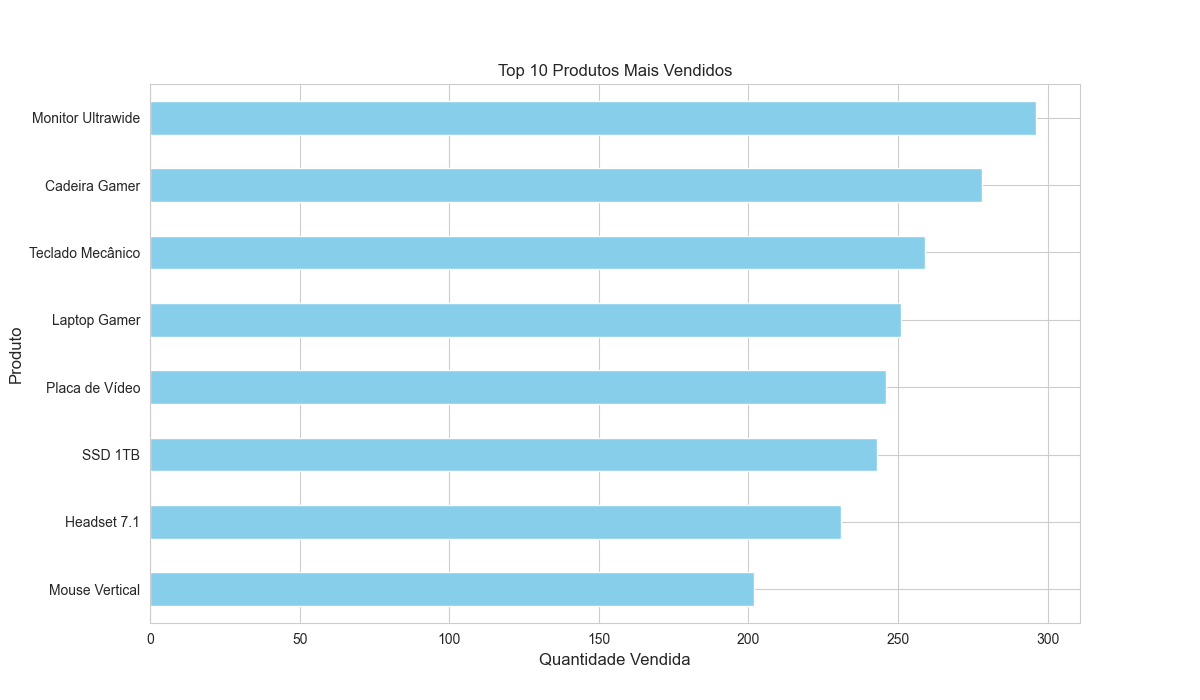

This figure's Python source:
#%%
import pandas as pd
import numpy as np
import matplotlib.pyplot as plt
import seaborn as sns
import random as rd
from datetime import datetime, timedelta

# Definição da função para gerar dados fictícios de vendas
def gerar_dados_ficticios(num_registros = 600):
    produtos = {
        'Laptop Gamer': {'categoria': 'Eletrônicos', 'preco': 7500.00},
        'Mouse Vertical': {'categoria': 'Acessórios', 'preco': 250.00},
        'Teclado Mecânico': {'categoria': 'Acessórios', 'preco': 550.00},
        'Monitor Ultrawide': {'categoria': 'Eletrônicos', 'preco': 2800.00},
        'Cadeira Gamer': {'categoria': 'Móveis', 'preco': 1200.00},
        'Headset 7.1': {'categoria': 'Acessórios', 'preco': 800.00},
        'Placa de Vídeo': {'categoria': 'Hardware', 'preco': 4500.00},
        'SSD 1TB': {'categoria': 'Hardware', 'preco': 600.00}
    }

    lista_produtos = list(produtos.keys())

    cidades_estados = {
        'São Paulo': 'SP', 'Rio de Janeiro': 'RJ', 'Belo Horizonte': 'MG',
        'Porto Alegre': 'RS', 'Salvador': 'BA', 'Curitiba': 'PR', 'Fortaleza': 'CE'
    }

    lista_cidades = list(cidades_estados.keys())

    dados_vendas = []

    data_inicial = datetime(year=2026,month=1 ,day=20)

    # Loop para gerar os registros de vendas
    for i in range(num_registros):
        
        produto_nome = rd.choice(lista_produtos)

        cidade = rd.choice(lista_cidades)

        quantidade = np.random.randint(1, 8)

#Data inicial = 20/01/2026 e vai somar com a quantidade de dias determinada pelo argumento days = int(i/5), mudando com o passar a iteração do loop for, e as horas que são aleatórias pelo random.randint
#Esse módulo do datetime juntamente com o método timedelta é muito bom para somar datas e horários.
        data_pedido = data_inicial + timedelta(days = int(i/5), hours = rd.randint(0, 23))

        # Se o produto for Mouse ou Teclado, aplica desconto aleatório de até 10%
        if produto_nome in ['Mouse Vertical', 'Teclado Mecânico']:
            preco_unitario = produtos[produto_nome]['preco'] * np.random.uniform(0.9, 1.0)
        else:
            preco_unitario = produtos[produto_nome]['preco']

        dados_vendas.append({
            'ID_Pedido': 1000 + i,
            'Data_Pedido': data_pedido,
            'Nome_Produto': produto_nome,
            'Categoria': produtos.get(produto_nome).get("categoria"),
            'Preco_Unitario': round(preco_unitario, 2),
            'Quantidade': quantidade,
            'ID_Cliente': np.random.randint(100, 150),
            'Cidade': cidade,
            'Estado': cidades_estados.get(cidade)
        })

    # Retorna os dados no formato de DataFrame
    return pd.DataFrame(dados_vendas)

df_vendas = gerar_dados_ficticios(500)

#----------------------------------------------------
#%%
#LIMPEZA, PRÉ-PROCESSAMENTO E ENGENHARIA DE ATRIBUTOS

#CASO 1:
#Se a coluna 'Data_Pedido' não estiver como datatime, precimos fazer a conversão explícita
#%%
df_vendas.dtypes
#%%
df_vendas["Data_Pedido"] = pd.to_datetime(df_vendas['Data_Pedido'])
df_vendas.dtypes
#%%

#CASO 2:
#Engenharia de atributos - tem por objetivo transformar os dados inplicitos em explicitos para melhor performance de análise
#Tendo em vista que um dos problemas de negócio é saber a receita total do faturamento de cada produto, temos uma problema com os dados que temos agora, não temos uma coluna explícita indicando o faturamento por venda, então resolveremos isso criando uma nova coluna que indica a quantidade vendida do produto * preço unitário
df_vendas['Faturamento'] = df_vendas["Quantidade"] * df_vendas["Preco_Unitario"]
df_vendas.head()

#%%
#CASO 3:
#Engenharia de atributos
#Vamos criar uma nova coluna que indica o tempo de velocidade da entrega com base na cidade em que a venda foi efetuada.
df_vendas["Status_Entrega"] = df_vendas["Estado"].map(lambda estado: "Rápido" if estado in ["SP","RJ","MG"] else "Normal")
df_vendas.head()
#%%

#----------------------------------------------------

#%%
#ANÁLISE 1

#Top 10 produtos mais vendidos

df_top_10 = df_vendas.groupby(["Nome_Produto"])["Quantidade"].sum().sort_values(ascending=False).head(10)

sns.set_style("whitegrid")

plt.figure(figsize=(12,7))

df_top_10.sort_values(ascending=True).plot(kind="barh",color="skyblue")

plt.title('Top 10 Produtos Mais Vendidos',fontsize=12)
plt.xlabel('Quantidade Vendida',fontsize=12)
plt.ylabel('Produto',fontsize=12)

plt.savefig("analise_vendas")
plt.show()

#%%

#ANÁLISE 2

#Qual foi o faturamento mensal?

#Engenharia de atributos
#.dt.to_period corta a data pelo mes, ano ou dia.
df_vendas["Mes"] = df_vendas["Data_Pedido"].dt.to_period("M")

faturamento_mensal = df_vendas.groupby(["Mes"])['Faturamento'].sum()

#Converter o índice para string para facilitar a plotagem do gráfico
faturamento_mensal.index = faturamento_mensal.index.strftime('%Y-%m')

#Formatar para duas casas decimais
faturamento_mensal.map(lambda faturamento: round(faturamento,2))

#gráfico
plt.figure(figsize=(12,6))

faturamento_mensal.plot(kind="line", marker = "o", linestyle= '-', color="green")

plt.title("Evolução do Faturamento Mensal", fontsize=16)

plt.xlabel('Mês',fontsize=12)
plt.ylabel('Faturamento (R$)',fontsize=12)

#Rotacionar os valores do eixo X em 45 graus para melhor visualização
plt.xticks(rotation=45)

plt.grid(True, which="both", linestyle="--",linewidth=0.5)

plt.tight_layout()
plt.savefig("Faturamento_Mensal")
plt.show()

#%%

#ANÁLISE 3

#Qual é o faturamento total de cada estado?

vendas_estado = df_vendas.groupby(["Estado"])["Faturamento"].sum().sort_values(ascending=False)

#Formatar com duas casas decimais
vendas_estado.map(lambda faturamento: round(faturamento, 2))


#gráfico

plt.figure(figsize=(12,7))

#Essa color_palette vem da documentação do seaborn
vendas_estado.plot(kind="bar", color = sns.color_palette("husl",7))

plt.title("Faturamento Por Estado",fontsize=16)
plt.xlabel("Estado",fontsize=12)
plt.ylabel("Faturamento (R$)",fontsize=12)

plt.tight_layout()

plt.savefig("Vendas por Estado")
plt.show()

#%%

#ANÁLISE 4

#Faturamento total por categoria?

faturamento_categoria = df_vendas.groupby(["Categoria"])["Faturamento"].sum().sort_values(ascending=False)

#Engenharia de dados - modificar o faturamento total para 2 casas decimais
faturamento_categoria.map(lambda faturamento: round(faturamento,2))

#Gráfico

from matplotlib.ticker import FuncFormatter

fig, ax = plt.subplots(figsize = (12,7))

def formatador_milhares(y,pos):
    return f'RS {y/1000:,.0f}K'

formatter = FuncFormatter(formatador_milhares)

ax.yaxis.set_major_formatter(formatter)

faturamento_categoria.plot(kind="bar",ax=ax,color=sns.color_palette("viridis",len(faturamento_categoria)))

ax.set_title("Faturamento por Categoria",fontsize=16)
ax.set_xlabel("Categoria",fontsize=12)
ax.set_ylabel("Faturamento (R$)",fontsize=12)

plt.xticks(rotation=45, ha="right")

plt.tight_layout()

plt.savefig("Faturamento_Categoria")
plt.show()

# %%
